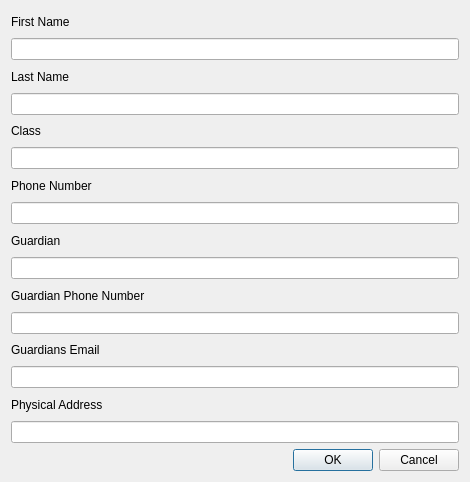
<?xml version="1.0" encoding="UTF-8"?>
<ui version="4.0">
 <class>Dialog</class>
 <widget class="QDialog" name="Dialog">
  <property name="geometry">
   <rect>
    <x>0</x>
    <y>0</y>
    <width>470</width>
    <height>482</height>
   </rect>
  </property>
  <property name="windowTitle">
   <string>Dialog</string>
  </property>
  <layout class="QVBoxLayout" name="verticalLayout">
   <item>
    <widget class="QLabel" name="label">
     <property name="text">
      <string>First Name</string>
     </property>
    </widget>
   </item>
   <item>
    <widget class="QLineEdit" name="lineEdit"/>
   </item>
   <item>
    <widget class="QLabel" name="label_2">
     <property name="text">
      <string>Last Name</string>
     </property>
    </widget>
   </item>
   <item>
    <widget class="QLineEdit" name="lineEdit_2"/>
   </item>
   <item>
    <widget class="QLabel" name="label_3">
     <property name="text">
      <string>Class</string>
     </property>
    </widget>
   </item>
   <item>
    <widget class="QLineEdit" name="lineEdit_3"/>
   </item>
   <item>
    <widget class="QLabel" name="label_4">
     <property name="text">
      <string>Phone Number</string>
     </property>
    </widget>
   </item>
   <item>
    <widget class="QLineEdit" name="lineEdit_4"/>
   </item>
   <item>
    <widget class="QLabel" name="label_5">
     <property name="text">
      <string>Guardian</string>
     </property>
    </widget>
   </item>
   <item>
    <widget class="QLineEdit" name="lineEdit_5"/>
   </item>
   <item>
    <widget class="QLabel" name="label_6">
     <property name="text">
      <string>Guardian Phone Number</string>
     </property>
    </widget>
   </item>
   <item>
    <widget class="QLineEdit" name="lineEdit_6"/>
   </item>
   <item>
    <widget class="QLabel" name="label_7">
     <property name="text">
      <string>Guardians Email</string>
     </property>
    </widget>
   </item>
   <item>
    <widget class="QLineEdit" name="lineEdit_7"/>
   </item>
   <item>
    <widget class="QLabel" name="label_8">
     <property name="text">
      <string>Physical Address</string>
     </property>
    </widget>
   </item>
   <item>
    <widget class="QLineEdit" name="lineEdit_8"/>
   </item>
   <item>
    <widget class="QDialogButtonBox" name="buttonBox">
     <property name="orientation">
      <enum>Qt::Horizontal</enum>
     </property>
     <property name="standardButtons">
      <set>QDialogButtonBox::Cancel|QDialogButtonBox::Ok</set>
     </property>
    </widget>
   </item>
  </layout>
 </widget>
 <resources/>
 <connections>
  <connection>
   <sender>buttonBox</sender>
   <signal>accepted()</signal>
   <receiver>Dialog</receiver>
   <slot>accept()</slot>
   <hints>
    <hint type="sourcelabel">
     <x>248</x>
     <y>254</y>
    </hint>
    <hint type="destinationlabel">
     <x>157</x>
     <y>274</y>
    </hint>
   </hints>
  </connection>
  <connection>
   <sender>buttonBox</sender>
   <signal>rejected()</signal>
   <receiver>Dialog</receiver>
   <slot>reject()</slot>
   <hints>
    <hint type="sourcelabel">
     <x>316</x>
     <y>260</y>
    </hint>
    <hint type="destinationlabel">
     <x>286</x>
     <y>274</y>
    </hint>
   </hints>
  </connection>
 </connections>
</ui>
